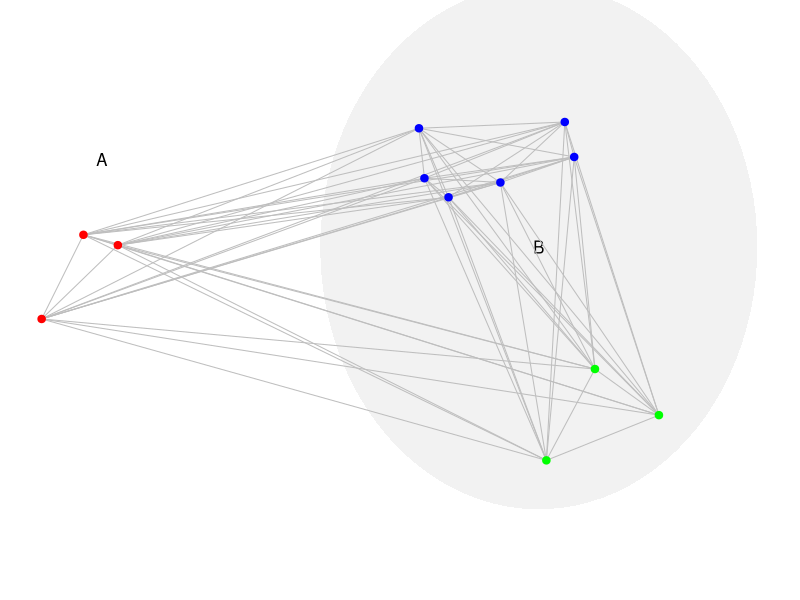

The R source for this figure:
baseplot <- function (x1, x2, x3) {
  ellipse <- function (x0, y0, a, b) {
    theta <- seq(0, 2 * pi, length=100)
    x <- x0 + a * cos(theta)
    y <- y0 + b * sin(theta)
    polygon(x, y, col="grey95", border=NA)  
  }

  par(mar=c(0,0,0,0))
  xlim <- range(c(x1[,1], x2[,1], x3[,1]))*1.2
  ylim <- range(c(x1[,2], x2[,2], x3[,2]))*1.2
  plot(0,0 , xlim=xlim, ylim=ylim, type="n", asp=T, xlab="", ylab="", axes=F)
  ellipse(1, 0, 0.5, 0.6)
  text(1, 0, "B")
  text(0, 0.2, "A")
}

set.seed(3)
n1   <- 3
x1   <- matrix(rnorm(2*n1)/7, ncol=2)
n2   <- 6
x2   <- matrix(rnorm(2*n2)/7, ncol=2)+c(rep(0.9,n2), rep(+0.25, n2))
n3   <- 3
x3   <- matrix(rnorm(2*n3)/7, ncol=2)+c(rep(1.1,n3), rep(-0.25, n3))
x    <- rbind(x1, x2, x3)
cx   <- c(rep("red", n1), rep("blue", n2), rep("green", n3))
d    <- as.matrix(dist(x))

# Average linkage within groups
pdf("AverageGroupLinkage.pdf", width=3, height=3)
baseplot(x1, x2, x3)
for (i in 1:(nrow(x)-1)) {
	for (j in (i+1):nrow(x)) {
		lines(c(x[i,1], x[j,1]), c(x[i,2], x[j,2]), col="grey")
	}
}
points(x, pch=19, col=cx)
dev.off()
if (interactive()) browseURL(paste0(getwd(),"/AverageGroupLinkage.pdf"))
